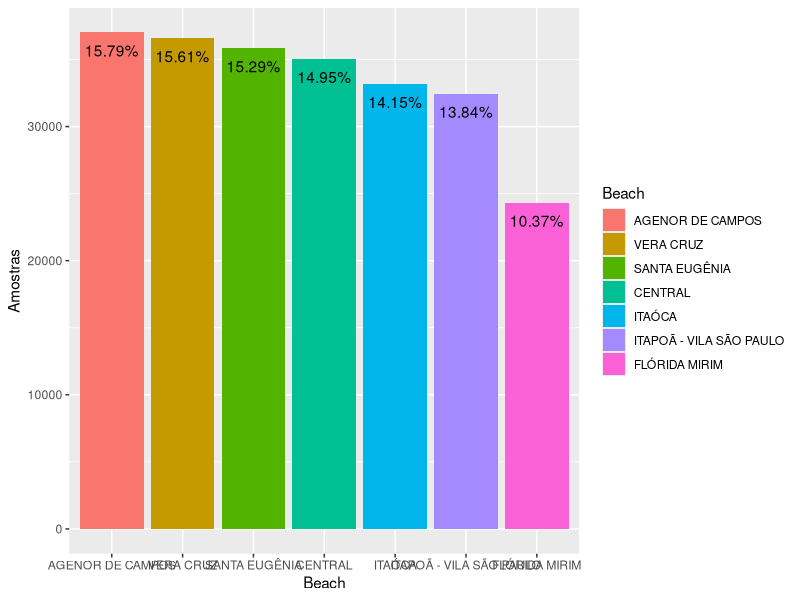
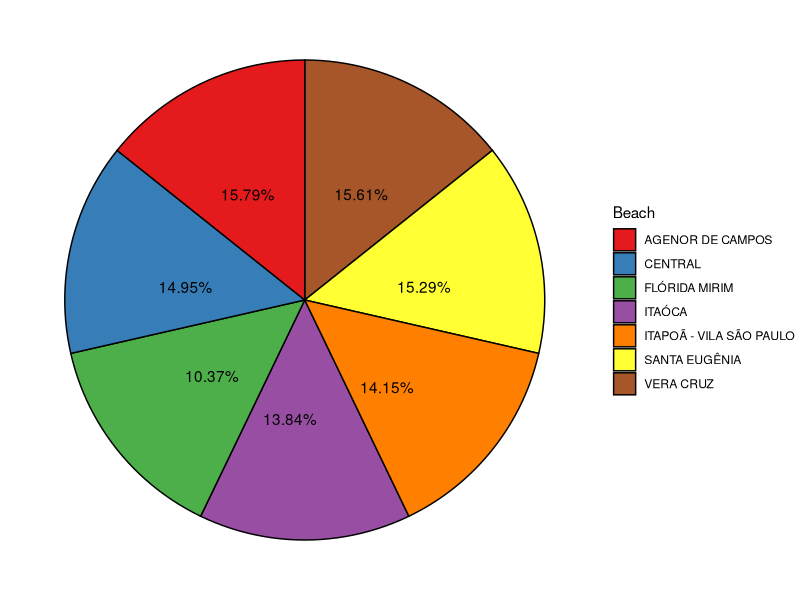
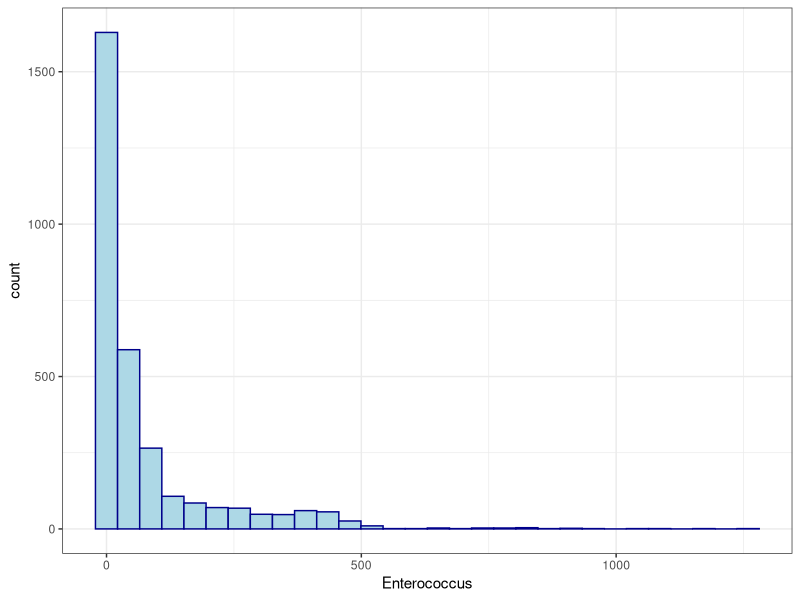
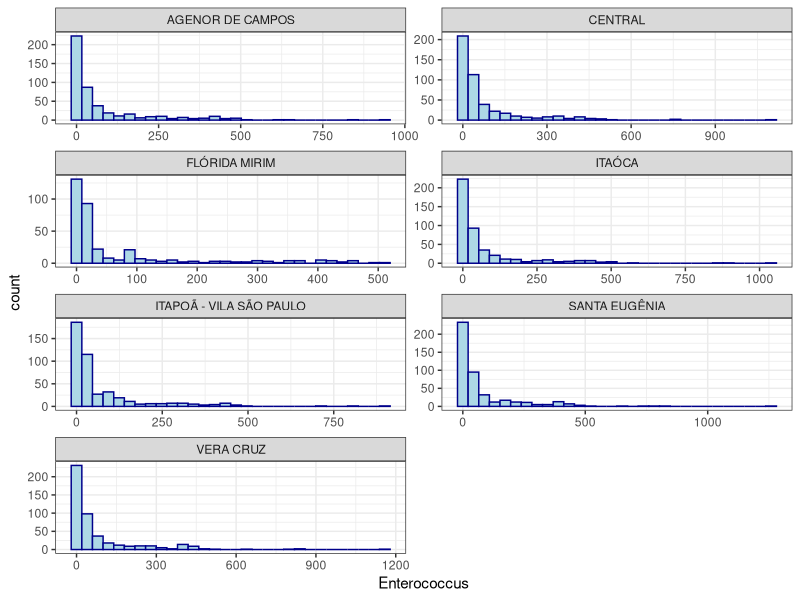
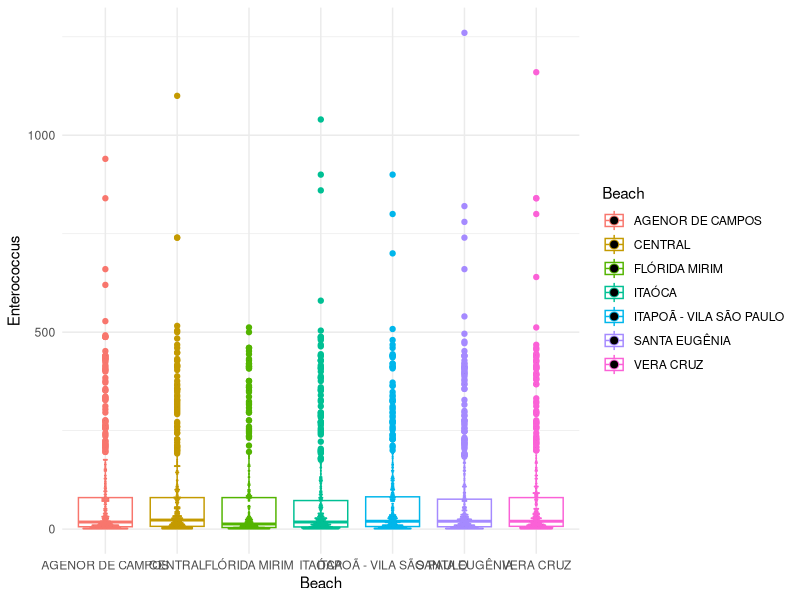

The R source for these figures, in order:
## ---- chunk 1
library(tidyverse)
library(readxl)
library(dplyr)
library(kableExtra)
## ---- chunk 2
df <- read_excel("sp_beaches.xlsx")
## ---- chunk 3
df %>% 
  filter(City == "MONGAGUÁ") %>% 
  mutate(Enterococcus = as.numeric(Enterococcus)) %>% 
  group_by(Beach) -> df
## ---- chunk 4
kable(head(df, 10), col.names = c("City","Beach","Date","Enterococcus")) %>% 
  kable_styling(full_width = FALSE, bootstrap_options =c ("striped","hover","condensed","responsive"))
## ---- chunk 5
df %>% summarise(media = mean(Enterococcus),
                 desvio = sd(Enterococcus),
                 mediana = median(Enterococcus),
                 q1 = quantile(Enterococcus,prob=c(.25), type=1),
                 q3 = quantile(Enterococcus,prob=c(.75), type=1),
                 min = min(Enterococcus),
                 max = max(Enterococcus)) -> newDf
## ---- chunk 6
kable(head(newDf, 10), col.names = c("Beach","media","desvio","mediana","q1","q3","min","max")) %>% 
  kable_styling(full_width = FALSE, bootstrap_options =c ("striped","hover","condensed","responsive"))
## ---- chunk 7
df %>% summarise(Amostras = sum(Enterococcus)) %>%
  mutate(Beach = fct_reorder(Beach, desc(Amostras)),porcent = prop.table(Amostras)) %>% 
  ggplot(aes(Beach, Amostras, fill=Beach)) +
  geom_bar(stat="identity", position="dodge") +
  geom_text(aes(label = scales::percent(porcent)),
            vjust = +2)
## ---- chunk 8
df %>% summarise(Amostras = sum(Enterococcus)) %>% 
  arrange(desc(Beach)) %>%
  mutate(porcent = prop.table(Amostras)) %>% 
  mutate(newpos = porcent/sum(porcent)*7) %>% 
  mutate(ypos = cumsum(newpos)-0.5*newpos) %>% 
  ggplot(aes(x="", y="Amostras",fill=Beach)) +
  geom_bar(stat="identity", width=1, color="black") +
  coord_polar("y", start=0) +
  theme_void() + 
  geom_text(aes(y=ypos,label=scales::percent(porcent)),color="black")+
  scale_fill_brewer(palette="Set1")
## ---- chunk 9
df %>%  ggplot(aes(Enterococcus)) +
  geom_histogram(bins=30,color="darkblue", fill="lightblue") +
  #facet_wrap(~ Beach, scales = "free", ncol = 2) +
  theme_bw() +
  labs(fill = "")
## ---- chunk 10
df %>%  ggplot(aes(Enterococcus)) +
  geom_histogram(bins=30,color="darkblue", fill="lightblue") +
  facet_wrap(~ Beach, scales = "free", ncol = 2) +
  theme_bw() +
  labs(fill = "")
## ---- chunk 11
df %>% ggplot(aes(x=Beach, y=Enterococcus, color=Beach)) +
  theme_minimal() +
  geom_boxplot() +
  geom_dotplot(
    binaxis = 'y',
    stackdir = 'center',
    dotsize = 1,
    binwidth = 2
  )
